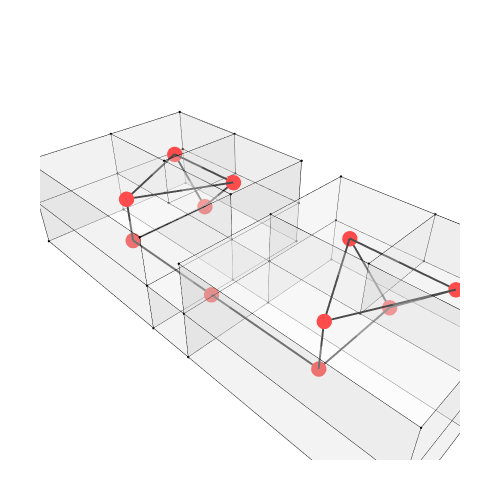

Notebook code for this chart:
### Code cell
Topology.Show(cc, dual_graph,
              vertexSizeKey="size",
              vertexColorKey="color",
              edgeWidthKey="width",
              edgeColorKey="color",
              faceOpacity=0.3,
              backgroundColor="white",
              width=500,
              height=500,
              renderer=renderer)

### Figure 1 — Plotly figure (JSON) as saved in the notebook; plotly's stock layout.template omitted (floating-point values rounded to 4 significant figures; data arrays with more than 128 entries replaced by an {"elided": "..."} marker saying what was removed)
{"data": [{"customdata": ["", "", "", "", "", "", "", "", "", "", "", "", "", "", "", "", "", "", "", "", "", "", "", "", "", "", "", "", "", "", "", "", "", "", "", "", "", "", "", "", "", "", "", ""], "hoverinfo": "text", "hovertemplate": ["Click ", "Click ", "Click ", "Click ", "Click ", "Click ", "Click ", "Click ", "Click ", "Click ", "Click ", "Click ", "Click ", "Click ", "Click ", "Click ", "Click ", "Click ", "Click ", "Click ", "Click ", "Click ", "Click ", "Click ", "Click ", "Click ", "Click ", "Click ", "Click ", "Click ", "Click ", "Click ", "Click ", "Click ", "Click ", "Click ", "Click ", "Click ", "Click ", "Click ", "Click ", "Click ", "Click ", "Click "], "hovertext": ["", "", "", "", "", "", "", "", "", "", "", "", "", "", "", "", "", "", "", "", "", "", "", "", "", "", "", "", "", "", "", "", "", "", "", "", "", "", "", "", "", "", "", ""], "legendgroup": "1", "legendrank": 1, "marker": {"color": ["#000000", "#000000", "#000000", "#000000", "#000000", "#000000", "#000000", "#000000", "#000000", "#000000", "#000000", "#000000", "#000000", "#000000", "#000000", "#000000", "#000000", "#000000", "#000000", "#000000", "#000000", "#000000", "#000000", "#000000", "#000000", "#000000", "#000000", "#000000", "#000000", "#000000", "#000000", "#000000", "#000000", "#000000", "#000000", "#000000", "#000000", "#000000", "#000000", "#000000", "#000000", "#000000", "#000000", "#000000"], "line": {"width": 0}, "opacity": 1, "size": [2.8, 2.8, 2.8, 2.8, 2.8, 2.8, 2.8, 2.8, 2.8, 2.8, 2.8, 2.8, 2.8, 2.8, 2.8, 2.8, 2.8, 2.8, 2.8, 2.8, 2.8, 2.8, 2.8, 2.8, 2.8, 2.8, 2.8, 2.8, 2.8, 2.8, 2.8, 2.8, 2.8, 2.8, 2.8, 2.8, 2.8, 2.8, 2.8, 2.8, 2.8, 2.8, 2.8, 2.8], "sizemode": "diameter", "symbol": "circle"}, "mode": "markers", "name": "1: Untitled (Vertices)", "showlegend": false, "text": ["", "", "", "", "", "", "", "", "", "", "", "", "", "", "", "", "", "", "", "", "", "", "", "", "", "", "", "", "", "", "", "", "", "", "", "", "", "", "", "", "", "", "", ""], "type": "scatter3d", "x": [1, 3, 3, 1, 3, 1, 3, 1, 3, 1, 3, 1, 3, 3, 1, 1, -1, -1, -1, -1, -1, -1, -1, 1, -1, 1, -1, -1, 1, 1, 1, 3, 3, 3, 3, 3, 1, -1, 1, -1, 1, 3, 3, 3], "y": [5, 5, 5, 5, 3, 3, 3, 3, 7, 7, 7, 7, 3, 7, 3, 7, 3, 7, 3, 7, 3, 7, 2, 2, 2, 2, -2, -2, -2, -2, 0, 2, 2, -2, -2, 0, 2, 2, 0, -2, -2, 2, 0, -2], "z": [2, 2, 1, 1, 2, 2, 1, 1, 2, 2, 1, 1, 0, 0, 0, 0, 2, 2, 1, 1, 0, 0, 1, 1, 0, 0, 0, 1, 0, 1, 1, 0, 1, 0, 1, 1, 2, 2, 2, 2, 2, 2, 2, 2]}, {"hoverinfo": "text", "hovertext": [], "legendgroup": "2", "legendrank": 2, "line": {"color": "#000000", "dash": "solid", "width": 1}, "marker": {"color": "#000000", "size": 0.25, "symbol": "circle"}, "mode": "markers+lines", "name": "1: Untitled (Edges)", "showlegend": false, "text": [], "type": "scatter3d", "x": {"elided": "258 int values"}, "y": {"elided": "258 int values"}, "z": {"elided": "258 int values"}}, {"cmax": 1, "cmin": 0, "color": "#FAFAFA", "colorscale": [[0, "#440154"], [0.1111, "#482878"], [0.2222, "#3e4989"], [0.3333, "#31688e"], [0.4444, "#26828e"], [0.5556, "#1f9e89"], [0.6667, "#35b779"], [0.7778, "#6ece58"], [0.8889, "#b5de2b"], [1, "#fde725"]], "flatshading": true, "hoverinfo": "text", "hovertext": "", "i": [0, 0, 0, 0, 5, 5, 2, 2, 7, 7, 6, 6, 8, 8, 0, 0, 11, 11, 2, 2, 8, 8, 1, 13, 6, 13, 13, 2, 14, 14, 15, 15, 10, 10, 3, 3, 9, 18, 19, 19, 7, 7, 9, 9, 18, 18, 14, 14, 20, 20, 11, 11, 21, 21, 7, 7, 24, 24, 20, 20, 23, 23, 25, 25, 26, 26, 24, 24, 25, 29, 25, 30, 29, 27, 28, 28, 31, 31, 33, 34, 35, 25, 25, 29, 33, 34, 34, 30, 35, 36, 36, 23, 36, 27, 27, 38, 37, 36, 29, 38, 30, 30, 41, 41, 42, 42, 41, 41, 33, 33, 35, 35, 42, 42, 43, 43], "j": [1, 2, 4, 3, 6, 1, 1, 6, 4, 3, 5, 4, 3, 9, 1, 10, 10, 1, 3, 9, 10, 11, 12, 12, 13, 6, 7, 11, 7, 2, 12, 13, 12, 15, 16, 17, 17, 2, 11, 2, 4, 16, 11, 19, 16, 17, 7, 18, 18, 19, 15, 21, 15, 14, 18, 22, 18, 22, 25, 14, 25, 14, 22, 23, 22, 27, 28, 25, 23, 30, 29, 29, 23, 29, 27, 30, 32, 25, 32, 32, 34, 34, 32, 33, 31, 30, 35, 35, 33, 23, 22, 36, 38, 37, 39, 39, 39, 37, 38, 40, 39, 40, 31, 23, 33, 31, 36, 38, 38, 42, 40, 43, 38, 40, 35, 33], "k": [2, 3, 5, 4, 1, 0, 6, 7, 3, 2, 4, 7, 0, 3, 10, 8, 1, 2, 9, 11, 11, 9, 10, 1, 1, 7, 14, 15, 2, 15, 13, 14, 15, 11, 4, 16, 3, 7, 2, 18, 16, 18, 19, 17, 17, 19, 18, 20, 19, 21, 21, 19, 14, 20, 22, 23, 20, 18, 24, 25, 14, 7, 24, 22, 24, 22, 26, 28, 29, 28, 28, 27, 22, 22, 26, 27, 25, 23, 31, 33, 33, 28, 34, 23, 23, 28, 30, 29, 29, 22, 37, 29, 29, 22, 37, 40, 38, 38, 30, 30, 27, 39, 23, 36, 31, 41, 38, 42, 29, 38, 30, 40, 40, 43, 33, 42], "legendgroup": "3", "legendrank": 3, "lighting": {"facenormalsepsilon": 0}, "name": "1: Untitled (Faces)", "opacity": 0.3, "showlegend": false, "showscale": false, "text": "", "type": "mesh3d", "x": [3, 3, 1, 1, 1, 3, 3, 1, 3, 1, 3, 1, 3, 3, 1, 1, -1, -1, -1, -1, -1, -1, -1, 1, -1, 1, -1, -1, 1, 1, 1, 3, 3, 3, 3, 3, 1, -1, 1, -1, 1, 3, 3, 3], "y": [5, 5, 5, 5, 3, 3, 3, 3, 7, 7, 7, 7, 7, 3, 3, 7, 3, 7, 3, 7, 3, 7, 2, 2, 2, 2, -2, -2, -2, 0, -2, 2, 2, 0, -2, -2, 2, 2, 0, -2, -2, 2, 0, -2], "z": [2, 1, 1, 2, 2, 2, 1, 1, 2, 2, 1, 1, 0, 0, 0, 0, 2, 2, 1, 1, 0, 0, 1, 1, 0, 0, 0, 1, 0, 1, 1, 1, 0, 1, 0, 1, 2, 2, 2, 2, 2, 2, 2, 2]}, {"hoverinfo": "text", "hovertext": [], "legendgroup": "6", "legendrank": 6, "line": {"color": "#000000", "dash": "solid", "width": 4}, "marker": {"color": "#000000", "size": 1, "symbol": "circle"}, "mode": "markers+lines", "name": "2: Untitled Graph (Edges)", "showlegend": false, "text": [], "type": "scatter3d", "x": [2, 0, null, 2, 2, null, 2, 2, null, 0, 2, null, 2, 2, null, 2, 2, null, 0, 2, null, 2, 2, null, 0, 0, null, 0, 0, null, 2, 2, null, 2, 0, null, 2, 0, null, 0, 2, null, 0, 0, null, 0, 0, null], "y": [4, 5, null, 4, 6, null, 4, 5, null, 0, 1, null, 1, -1, null, 0, 1, null, 0, -1, null, 0, -1, null, 2.5, 0, null, 5, 2.5, null, 6, 5, null, 5, 5, null, 6, 5, null, 0, 0, null, 0, 0, null, 5, 5, null], "z": [1.5, 1.5, null, 1.5, 1.5, null, 1.5, 0.5, null, 1.5, 1.5, null, 1.5, 1.5, null, 0.5, 1.5, null, 1.5, 1.5, null, 0.5, 1.5, null, 0.5, 0.5, null, 0.5, 0.5, null, 1.5, 0.5, null, 0.5, 0.5, null, 1.5, 1.5, null, 0.5, 0.5, null, 0.5, 1.5, null, 1.5, 0.5, null]}, {"customdata": ["", "", "", "", "", "", "", "", "", "", ""], "hoverinfo": "text", "hovertemplate": ["Click ", "Click ", "Click ", "Click ", "Click ", "Click ", "Click ", "Click ", "Click ", "Click ", "Click "], "hovertext": ["", "", "", "", "", "", "", "", "", "", ""], "legendgroup": "5", "legendrank": 5, "marker": {"color": ["#FF0000", "#FF0000", "#FF0000", "#FF0000", "#FF0000", "#FF0000", "#FF0000", "#FF0000", "#FF0000", "#FF0000", "#FF0000"], "line": {"width": 0}, "opacity": 1, "size": [18, 18, 18, 18, 18, 18, 18, 18, 18, 18, 18], "sizemode": "diameter", "symbol": "circle"}, "mode": "markers", "name": "2: Untitled Graph (Vertices)", "showlegend": false, "text": ["", "", "", "", "", "", "", "", "", "", ""], "type": "scatter3d", "x": [2, 2, 2, 0, 2, 2, 2, 0, 0, 0, 0], "y": [4, 1, -1, 2.5, 5, 6, 0, 0, 5, 0, 5], "z": [1.5, 1.5, 1.5, 0.5, 0.5, 1.5, 0.5, 1.5, 1.5, 0.5, 0.5]}], "layout": {"autosize": true, "height": 500, "margin": {"b": 40, "l": 40, "r": 40, "t": 40}, "paper_bgcolor": "#FFFFFF", "plot_bgcolor": "#FFFFFF", "scene": {"aspectmode": "data", "camera": {"center": {"x": 0, "y": 0, "z": 0}, "eye": {"x": -1.25, "y": -1.25, "z": 1.25}, "projection": {"type": "perspective"}, "up": {"x": 0, "y": 0, "z": 1}}, "xaxis": {"visible": false}, "yaxis": {"visible": false}, "zaxis": {"visible": false}}, "showlegend": true, "width": 500, "xaxis": {"showgrid": false, "visible": false, "zeroline": false}, "yaxis": {"showgrid": false, "visible": false, "zeroline": false}}}
